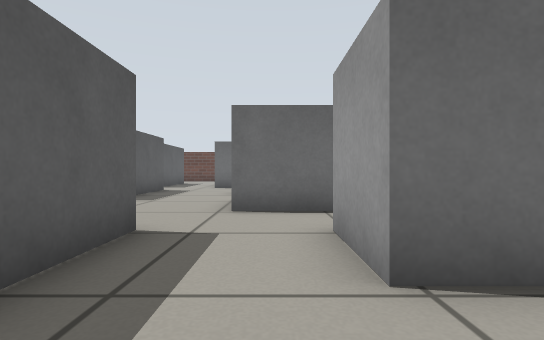
[1] (above)

17 first-person views from a walk through a robot-simulator world made for Gazebo. The camera is 0.39 m above the floor, looks level and sees 80° across. The floor is counted in squares, 0.5 m on a side. Each view is taken from the middle of a square. On the plan, view 1 faces up. The plan holds only what a view shows up to about 11 squares ahead; the rest is blank. Robots are left out.

[2]
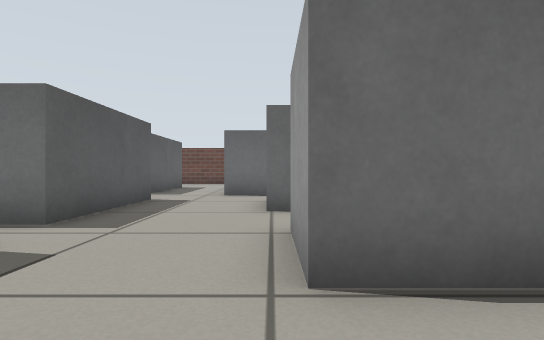

[3]
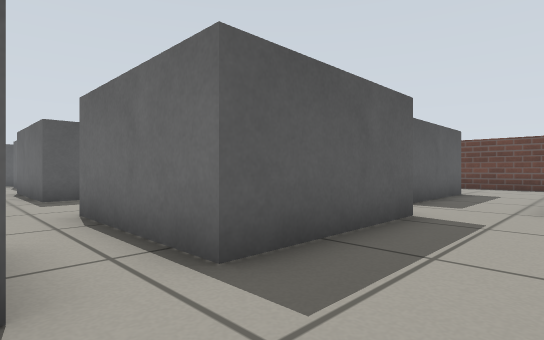

[4]
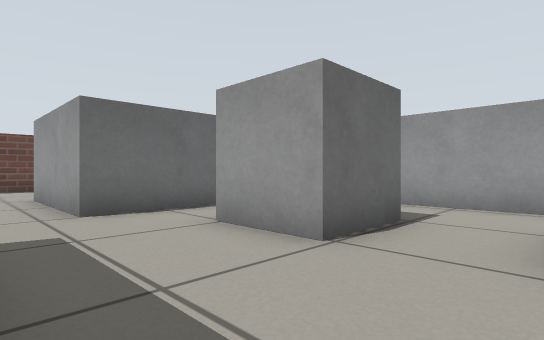

[5]
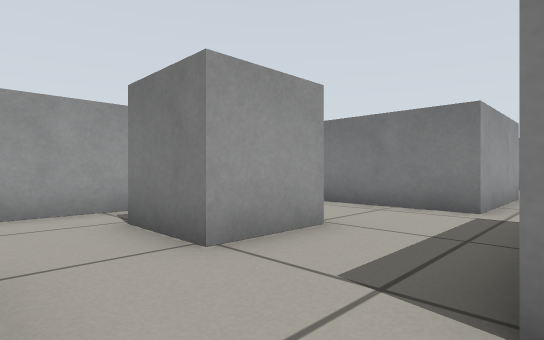

[6]
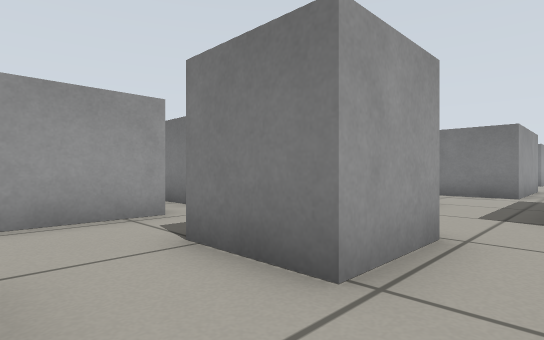

[7]
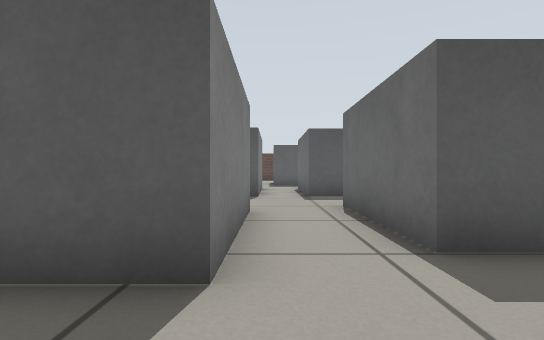

[8]
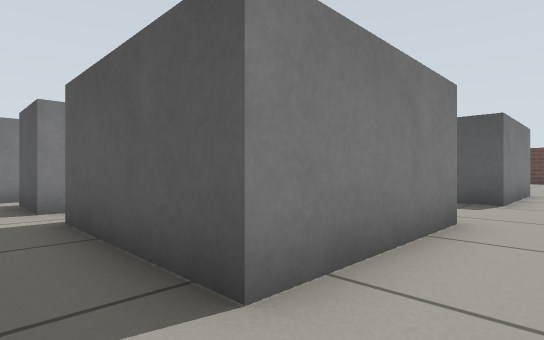

[9]
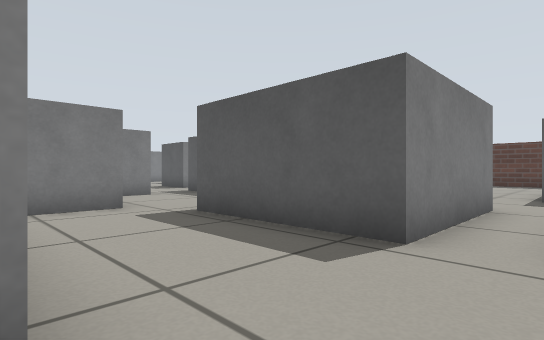

[10]
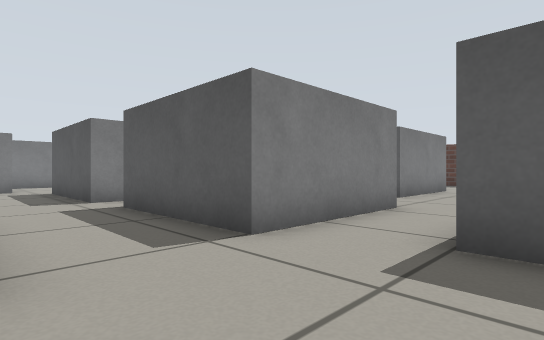

[11]
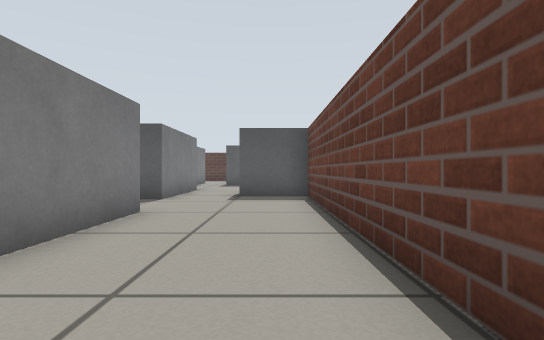

[12]
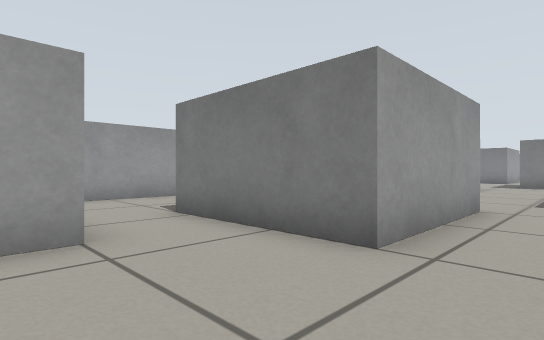

[13]
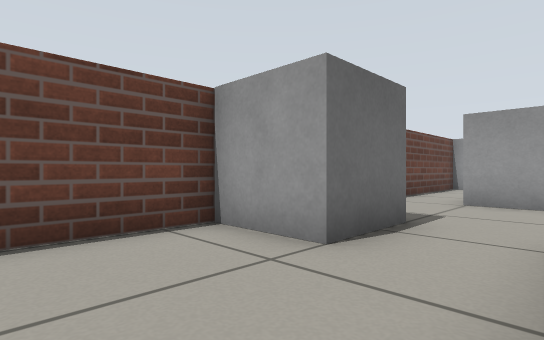

[14]
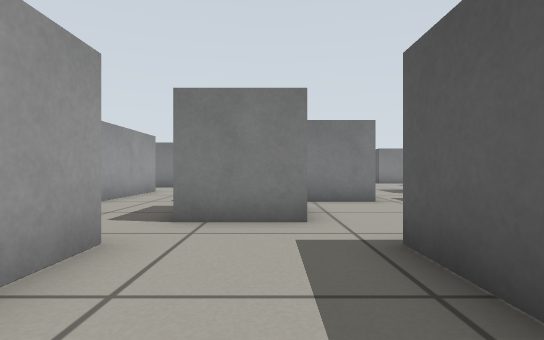

[15]
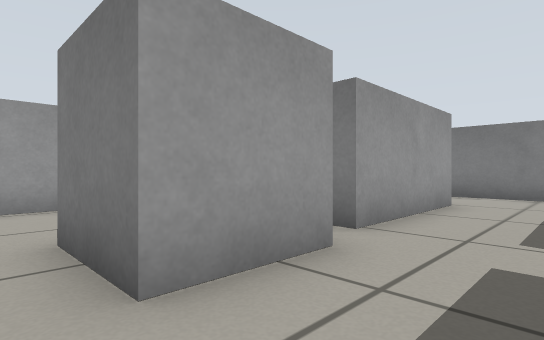

[16]
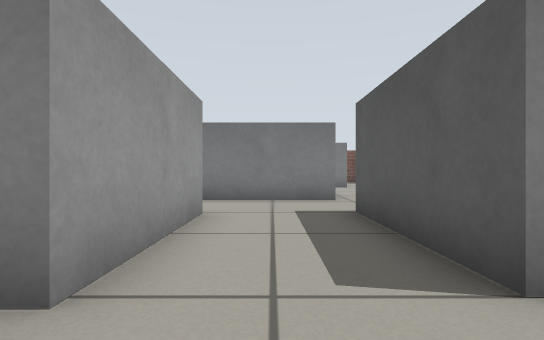

[17]
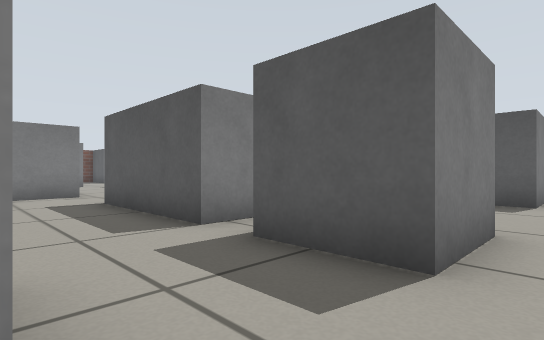

### Floor plan
Key: @ floor where view 1 was taken; # wall or solid block; . floor; B grey box.
Columns run from 21 left of view 1 to 9 right of it. Each row starts with its distance up from view 1.
 22         B#############      ###
 21          B...........B  .......
 20         B............BBB..B
 19     ........BBBB..........B
 18  ....BBBBB..    B..BBBBB..B
 17 BBBB     B..    B..B    ..B
 16          B..    B..B      B
 15          B..BBBBB..B
 14         BB.........BBB
 13    B..BBBB...BBBB.....
 12   ...    BB..   BB..B
 11           B..    B..B  .B
 10           B..B   B..BBB.B
  9       BBBBB..BBBBB......B
  8       ..............BBB.B
  7      BBB..BBB..BBB..B   .B
  6        B..  B..B B..BBB.. BB
  5         ... B..B B ......B
  4         BBBBB..BBB B..BBBB
  3             B..B   B..B
  2             B..B   B..BB
  1             B..B    ....
  0             B...B   .@..
 -1             ....    BBBBB
 -2             .BBBB   B
 -3                     B
 -4                     B

Positions as (right, up) in squares from view 1, and headings:
1: (0, 0), facing up
2: (-1, 4), facing up
3: (-2, 7), facing up-left
4: (-4, 8), facing up-right
5: (-2, 6), facing down-right
6: (-2, 10), facing down-right
7: (-2, 13), facing left
8: (-3, 14), facing down-left
9: (-8, 14), facing down-left
10: (-9, 21), facing down-left
11: (-3, 21), facing left
12: (-4, 21), facing down-right
13: (-3, 18), facing up-right
14: (-10, 12), facing down
15: (-8, 8), facing down-right
16: (-7, 6), facing down
17: (-6, 8), facing down-left
